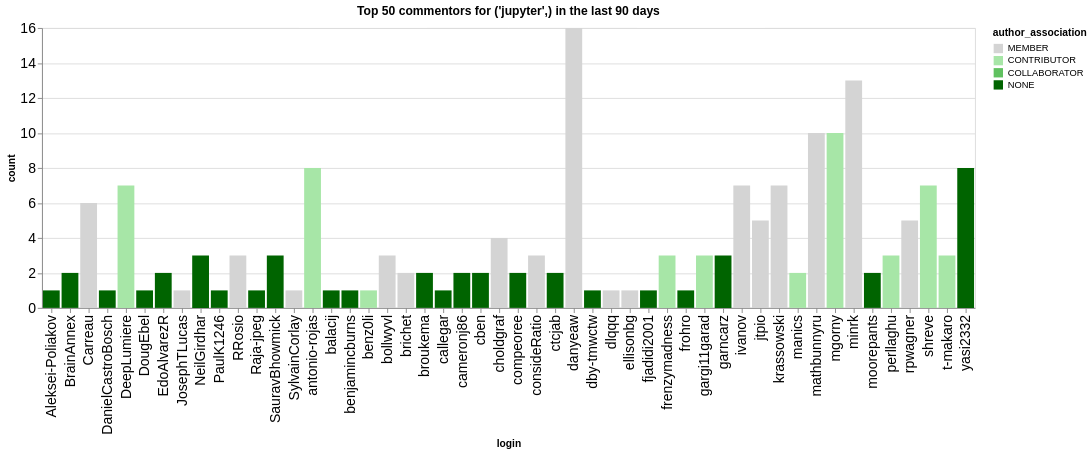

Here is the notebook cell this chart was saved with:
### Code cell
n_plot = 50
charts = []
for ii, (iorg, idata) in enumerate(commentors.groupby(['org'])):
    title = f"Top {n_plot} commentors for {iorg} in the last {n_days} days"
    idata = idata.groupby('login', as_index=False).agg({'count': 'sum', 'author_association': 'first'})
    idata = idata.sort_values('count', ascending=False).head(n_plot)
    ch = alt.Chart(data=idata.head(n_plot), title=title).mark_bar().encode(
        x='login',
        y='count',
        color=alt.Color('author_association', scale=alt.Scale(domain=author_types, range=author_colors))
    )
    charts.append(ch)
alt.hconcat(*charts)

### Figure 1 — Vega-Lite specification as saved in the notebook (floating-point values rounded to 4 significant figures)
{"config": {"axisLeft": {"labelFontSize": 15}, "axisBottom": {"labelFontSize": 15}}, "hconcat": [{"mark": {"type": "bar"}, "encoding": {"color": {"field": "author_association", "scale": {"domain": ["MEMBER", "CONTRIBUTOR", "COLLABORATOR", "NONE"], "range": ["rgb(211.82745098039214, 211.82745098039214, 211.82745098039214)", "rgb(166.98562091503268, 229.89803921568628, 166.98562091503268)", "rgb(96.37647058823529, 192.75294117647059, 96.37647058823529)", "rgb(0.0, 100.3921568627451, 0.0)"]}, "type": "nominal"}, "x": {"field": "login", "type": "nominal"}, "y": {"field": "count", "type": "quantitative"}}, "title": "Top 50 commentors for ('jupyter',) in the last 90 days"}], "data": {"name": "data-f3116d28a18918c085c7b1697f9e2917"}, "$schema": "https://vega.github.io/schema/vega-lite/v5.20.1.json", "datasets": {"data-f3116d28a18918c085c7b1697f9e2917": [{"login": "danyeaw", "count": 16, "author_association": "MEMBER"}, {"login": "minrk", "count": 13, "author_association": "MEMBER"}, {"login": "mathbunnyru", "count": 10, "author_association": "MEMBER"}, {"login": "mgorny", "count": 10, "author_association": "CONTRIBUTOR"}, {"login": "yasi2332", "count": 8, "author_association": "NONE"}, {"login": "antonio-rojas", "count": 8, "author_association": "CONTRIBUTOR"}, {"login": "DeepLumiere", "count": 7, "author_association": "CONTRIBUTOR"}, {"login": "ivanov", "count": 7, "author_association": "MEMBER"}, {"login": "shreve", "count": 7, "author_association": "CONTRIBUTOR"}, {"login": "krassowski", "count": 7, "author_association": "MEMBER"}, {"login": "Carreau", "count": 6, "author_association": "MEMBER"}, {"login": "jtpio", "count": 5, "author_association": "MEMBER"}, {"login": "rpwagner", "count": 5, "author_association": "MEMBER"}, {"login": "choldgraf", "count": 4, "author_association": "MEMBER"}, {"login": "frenzymadness", "count": 3, "author_association": "CONTRIBUTOR"}, {"login": "consideRatio", "count": 3, "author_association": "MEMBER"}, {"login": "SauravBhowmick", "count": 3, "author_association": "NONE"}, {"login": "RRosio", "count": 3, "author_association": "MEMBER"}, {"login": "bollwyvl", "count": 3, "author_association": "MEMBER"}, {"login": "t-makaro", "count": 3, "author_association": "CONTRIBUTOR"}, {"login": "garncarz", "count": 3, "author_association": "NONE"}, {"login": "perllaghu", "count": 3, "author_association": "CONTRIBUTOR"}, {"login": "gargi11garad", "count": 3, "author_association": "CONTRIBUTOR"}, {"login": "NeilGirdhar", "count": 3, "author_association": "NONE"}, {"login": "BrainAnnex", "count": 2, "author_association": "NONE"}, {"login": "compeoree", "count": 2, "author_association": "NONE"}, {"login": "manics", "count": 2, "author_association": "CONTRIBUTOR"}, {"login": "broukema", "count": 2, "author_association": "NONE"}, {"login": "moorepants", "count": 2, "author_association": "NONE"}, {"login": "cameronj86", "count": 2, "author_association": "NONE"}, {"login": "cben", "count": 2, "author_association": "NONE"}, {"login": "EdoAlvarezR", "count": 2, "author_association": "NONE"}, {"login": "brichet", "count": 2, "author_association": "MEMBER"}, {"login": "ctcjab", "count": 2, "author_association": "NONE"}, {"login": "Aleksei-Poliakov", "count": 1, "author_association": "NONE"}, {"login": "frohro", "count": 1, "author_association": "NONE"}, {"login": "fjadidi2001", "count": 1, "author_association": "NONE"}, {"login": "ellisonbg", "count": 1, "author_association": "MEMBER"}, {"login": "dlqqq", "count": 1, "author_association": "MEMBER"}, {"login": "dby-tmwctw", "count": 1, "author_association": "NONE"}, {"login": "callegar", "count": 1, "author_association": "NONE"}, {"login": "benjamincburns", "count": 1, "author_association": "NONE"}, {"login": "DougEbel", "count": 1, "author_association": "NONE"}, {"login": "PaulK1246", "count": 1, "author_association": "NONE"}, {"login": "JosephTLucas", "count": 1, "author_association": "MEMBER"}, {"login": "DanielCastroBosch", "count": 1, "author_association": "NONE"}, {"login": "Raja-jpeg", "count": 1, "author_association": "NONE"}, {"login": "SylvainCorlay", "count": 1, "author_association": "MEMBER"}, {"login": "balacij", "count": 1, "author_association": "NONE"}, {"login": "benz0li", "count": 1, "author_association": "CONTRIBUTOR"}]}}
